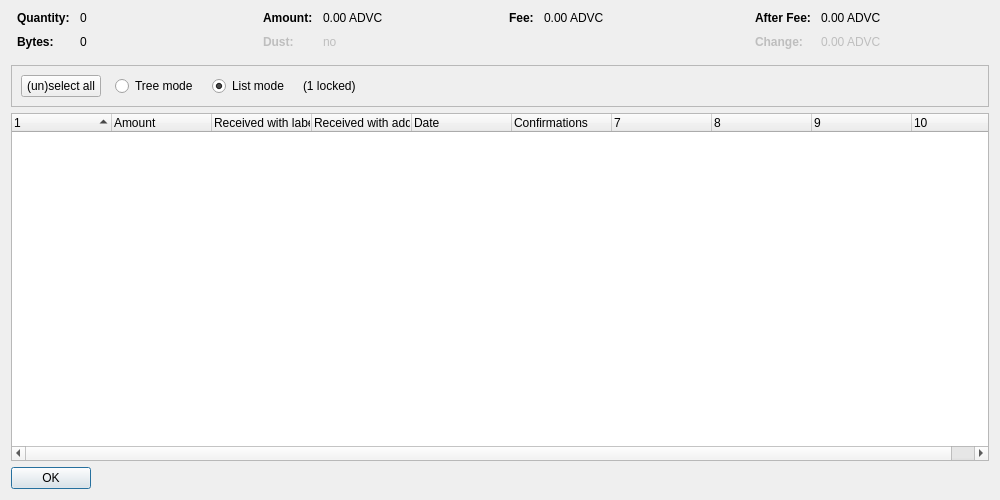
<?xml version="1.0" encoding="UTF-8"?>
<ui version="4.0">
 <class>CoinControlDialog</class>
 <widget class="QDialog" name="CoinControlDialog">
  <property name="geometry">
   <rect>
    <x>0</x>
    <y>0</y>
    <width>1000</width>
    <height>500</height>
   </rect>
  </property>
  <property name="windowTitle">
   <string>Coin Selection</string>
  </property>
  <layout class="QVBoxLayout" name="verticalLayout">
   <item>
    <layout class="QHBoxLayout" name="horizontalLayoutTop" stretch="0,0,0,0">
     <property name="topMargin">
      <number>0</number>
     </property>
     <property name="bottomMargin">
      <number>10</number>
     </property>
     <item>
      <layout class="QFormLayout" name="formLayoutCoinControl1">
       <property name="horizontalSpacing">
        <number>10</number>
       </property>
       <property name="verticalSpacing">
        <number>10</number>
       </property>
       <property name="leftMargin">
        <number>6</number>
       </property>
       <property name="rightMargin">
        <number>6</number>
       </property>
       <item row="0" column="0">
        <widget class="QLabel" name="labelCoinControlQuantityText">
         <property name="font">
          <font>
           <weight>75</weight>
           <bold>true</bold>
          </font>
         </property>
         <property name="text">
          <string>Quantity:</string>
         </property>
        </widget>
       </item>
       <item row="0" column="1">
        <widget class="QLabel" name="labelCoinControlQuantity">
         <property name="cursor">
          <cursorShape>IBeamCursor</cursorShape>
         </property>
         <property name="contextMenuPolicy">
          <enum>Qt::ActionsContextMenu</enum>
         </property>
         <property name="text">
          <string notr="true">0</string>
         </property>
         <property name="textInteractionFlags">
          <set>Qt::LinksAccessibleByMouse|Qt::TextSelectableByKeyboard|Qt::TextSelectableByMouse</set>
         </property>
        </widget>
       </item>
       <item row="1" column="0">
        <widget class="QLabel" name="labelCoinControlBytesText">
         <property name="font">
          <font>
           <weight>75</weight>
           <bold>true</bold>
          </font>
         </property>
         <property name="text">
          <string>Bytes:</string>
         </property>
        </widget>
       </item>
       <item row="1" column="1">
        <widget class="QLabel" name="labelCoinControlBytes">
         <property name="cursor">
          <cursorShape>IBeamCursor</cursorShape>
         </property>
         <property name="contextMenuPolicy">
          <enum>Qt::ActionsContextMenu</enum>
         </property>
         <property name="text">
          <string notr="true">0</string>
         </property>
         <property name="textInteractionFlags">
          <set>Qt::LinksAccessibleByMouse|Qt::TextSelectableByKeyboard|Qt::TextSelectableByMouse</set>
         </property>
        </widget>
       </item>
      </layout>
     </item>
     <item>
      <layout class="QFormLayout" name="formLayoutCoinControl2">
       <property name="horizontalSpacing">
        <number>10</number>
       </property>
       <property name="verticalSpacing">
        <number>10</number>
       </property>
       <property name="leftMargin">
        <number>6</number>
       </property>
       <property name="rightMargin">
        <number>6</number>
       </property>
       <item row="0" column="0">
        <widget class="QLabel" name="labelCoinControlAmountText">
         <property name="font">
          <font>
           <weight>75</weight>
           <bold>true</bold>
          </font>
         </property>
         <property name="text">
          <string>Amount:</string>
         </property>
        </widget>
       </item>
       <item row="0" column="1">
        <widget class="QLabel" name="labelCoinControlAmount">
         <property name="cursor">
          <cursorShape>IBeamCursor</cursorShape>
         </property>
         <property name="contextMenuPolicy">
          <enum>Qt::ActionsContextMenu</enum>
         </property>
         <property name="text">
          <string notr="true">0.00 ADVC</string>
         </property>
         <property name="textInteractionFlags">
          <set>Qt::LinksAccessibleByMouse|Qt::TextSelectableByKeyboard|Qt::TextSelectableByMouse</set>
         </property>
        </widget>
       </item>
       <item row="1" column="0">
        <widget class="QLabel" name="labelCoinControlLowOutputText">
         <property name="enabled">
          <bool>false</bool>
         </property>
         <property name="font">
          <font>
           <weight>75</weight>
           <bold>true</bold>
          </font>
         </property>
         <property name="text">
          <string>Dust:</string>
         </property>
        </widget>
       </item>
       <item row="1" column="1">
        <widget class="QLabel" name="labelCoinControlLowOutput">
         <property name="enabled">
          <bool>false</bool>
         </property>
         <property name="cursor">
          <cursorShape>IBeamCursor</cursorShape>
         </property>
         <property name="contextMenuPolicy">
          <enum>Qt::ActionsContextMenu</enum>
         </property>
         <property name="text">
          <string notr="true">no</string>
         </property>
         <property name="textInteractionFlags">
          <set>Qt::LinksAccessibleByMouse|Qt::TextSelectableByKeyboard|Qt::TextSelectableByMouse</set>
         </property>
        </widget>
       </item>
      </layout>
     </item>
     <item>
      <layout class="QFormLayout" name="formLayoutCoinControl3">
       <property name="horizontalSpacing">
        <number>10</number>
       </property>
       <property name="verticalSpacing">
        <number>10</number>
       </property>
       <property name="leftMargin">
        <number>6</number>
       </property>
       <property name="rightMargin">
        <number>6</number>
       </property>
       <item row="0" column="0">
        <widget class="QLabel" name="labelCoinControlFeeText">
         <property name="font">
          <font>
           <weight>75</weight>
           <bold>true</bold>
          </font>
         </property>
         <property name="text">
          <string>Fee:</string>
         </property>
        </widget>
       </item>
       <item row="0" column="1">
        <widget class="QLabel" name="labelCoinControlFee">
         <property name="cursor">
          <cursorShape>IBeamCursor</cursorShape>
         </property>
         <property name="contextMenuPolicy">
          <enum>Qt::ActionsContextMenu</enum>
         </property>
         <property name="text">
          <string notr="true">0.00 ADVC</string>
         </property>
         <property name="textInteractionFlags">
          <set>Qt::LinksAccessibleByMouse|Qt::TextSelectableByKeyboard|Qt::TextSelectableByMouse</set>
         </property>
        </widget>
       </item>
      </layout>
     </item>
     <item>
      <layout class="QFormLayout" name="formLayoutCoinControl4">
       <property name="horizontalSpacing">
        <number>10</number>
       </property>
       <property name="verticalSpacing">
        <number>10</number>
       </property>
       <property name="leftMargin">
        <number>6</number>
       </property>
       <property name="rightMargin">
        <number>6</number>
       </property>
       <item row="0" column="0">
        <widget class="QLabel" name="labelCoinControlAfterFeeText">
         <property name="font">
          <font>
           <weight>75</weight>
           <bold>true</bold>
          </font>
         </property>
         <property name="text">
          <string>After Fee:</string>
         </property>
        </widget>
       </item>
       <item row="0" column="1">
        <widget class="QLabel" name="labelCoinControlAfterFee">
         <property name="cursor">
          <cursorShape>IBeamCursor</cursorShape>
         </property>
         <property name="contextMenuPolicy">
          <enum>Qt::ActionsContextMenu</enum>
         </property>
         <property name="text">
          <string notr="true">0.00 ADVC</string>
         </property>
         <property name="textInteractionFlags">
          <set>Qt::LinksAccessibleByMouse|Qt::TextSelectableByKeyboard|Qt::TextSelectableByMouse</set>
         </property>
        </widget>
       </item>
       <item row="1" column="0">
        <widget class="QLabel" name="labelCoinControlChangeText">
         <property name="enabled">
          <bool>false</bool>
         </property>
         <property name="font">
          <font>
           <weight>75</weight>
           <bold>true</bold>
          </font>
         </property>
         <property name="text">
          <string>Change:</string>
         </property>
        </widget>
       </item>
       <item row="1" column="1">
        <widget class="QLabel" name="labelCoinControlChange">
         <property name="enabled">
          <bool>false</bool>
         </property>
         <property name="cursor">
          <cursorShape>IBeamCursor</cursorShape>
         </property>
         <property name="contextMenuPolicy">
          <enum>Qt::ActionsContextMenu</enum>
         </property>
         <property name="text">
          <string notr="true">0.00 ADVC</string>
         </property>
         <property name="textInteractionFlags">
          <set>Qt::LinksAccessibleByMouse|Qt::TextSelectableByKeyboard|Qt::TextSelectableByMouse</set>
         </property>
        </widget>
       </item>
      </layout>
     </item>
    </layout>
   </item>
   <item>
    <widget class="QFrame" name="frame">
     <property name="minimumSize">
      <size>
       <width>0</width>
       <height>40</height>
      </size>
     </property>
     <property name="frameShape">
      <enum>QFrame::StyledPanel</enum>
     </property>
     <property name="frameShadow">
      <enum>QFrame::Sunken</enum>
     </property>
     <layout class="QHBoxLayout" name="horizontalLayout">
      <item>
       <layout class="QHBoxLayout" name="horizontalLayoutPanel" stretch="0,0,0,0,0">
        <property name="spacing">
         <number>14</number>
        </property>
        <item>
         <widget class="QPushButton" name="pushButtonSelectAll">
          <property name="sizePolicy">
           <sizepolicy hsizetype="Maximum" vsizetype="Fixed">
            <horstretch>0</horstretch>
            <verstretch>0</verstretch>
           </sizepolicy>
          </property>
          <property name="text">
           <string>(un)select all</string>
          </property>
          <property name="autoDefault">
           <bool>false</bool>
          </property>
         </widget>
        </item>
        <item>
         <widget class="QRadioButton" name="radioTreeMode">
          <property name="sizePolicy">
           <sizepolicy hsizetype="Maximum" vsizetype="Fixed">
            <horstretch>0</horstretch>
            <verstretch>0</verstretch>
           </sizepolicy>
          </property>
          <property name="text">
           <string>Tree mode</string>
          </property>
         </widget>
        </item>
        <item>
         <widget class="QRadioButton" name="radioListMode">
          <property name="sizePolicy">
           <sizepolicy hsizetype="Maximum" vsizetype="Fixed">
            <horstretch>0</horstretch>
            <verstretch>0</verstretch>
           </sizepolicy>
          </property>
          <property name="text">
           <string>List mode</string>
          </property>
          <property name="checked">
           <bool>true</bool>
          </property>
         </widget>
        </item>
        <item>
         <widget class="QLabel" name="labelLocked">
          <property name="text">
           <string notr="true">(1 locked)</string>
          </property>
         </widget>
        </item>
        <item>
         <spacer name="horizontalSpacer">
          <property name="orientation">
           <enum>Qt::Horizontal</enum>
          </property>
          <property name="sizeHint" stdset="0">
           <size>
            <width>40</width>
            <height>20</height>
           </size>
          </property>
         </spacer>
        </item>
       </layout>
      </item>
     </layout>
    </widget>
   </item>
   <item>
    <widget class="CoinControlTreeWidget" name="treeWidget">
     <property name="contextMenuPolicy">
      <enum>Qt::CustomContextMenu</enum>
     </property>
     <property name="sortingEnabled">
      <bool>false</bool>
     </property>
     <property name="columnCount">
      <number>10</number>
     </property>
     <attribute name="headerShowSortIndicator" stdset="0">
      <bool>true</bool>
     </attribute>
     <attribute name="headerStretchLastSection">
      <bool>false</bool>
     </attribute>
     <column>
      <property name="text">
       <string/>
      </property>
     </column>
     <column>
      <property name="text">
       <string>Amount</string>
      </property>
     </column>
     <column>
      <property name="text">
       <string>Received with label</string>
      </property>
     </column>
     <column>
      <property name="text">
       <string>Received with address</string>
      </property>
     </column>
     <column>
      <property name="text">
       <string>Date</string>
      </property>
     </column>
     <column>
      <property name="text">
       <string>Confirmations</string>
      </property>
      <property name="toolTip">
       <string>Confirmed</string>
      </property>
     </column>
     <column>
      <property name="text">
       <string/>
      </property>
     </column>
     <column>
      <property name="text">
       <string/>
      </property>
     </column>
     <column>
      <property name="text">
       <string/>
      </property>
     </column>
     <column>
      <property name="text">
       <string/>
      </property>
     </column>
    </widget>
   </item>
   <item>
    <widget class="QDialogButtonBox" name="buttonBox">
     <property name="sizePolicy">
      <sizepolicy hsizetype="Maximum" vsizetype="Fixed">
       <horstretch>0</horstretch>
       <verstretch>0</verstretch>
      </sizepolicy>
     </property>
     <property name="orientation">
      <enum>Qt::Horizontal</enum>
     </property>
     <property name="standardButtons">
      <set>QDialogButtonBox::Ok</set>
     </property>
    </widget>
   </item>
  </layout>
 </widget>
 <customwidgets>
  <customwidget>
   <class>CoinControlTreeWidget</class>
   <extends>QTreeWidget</extends>
   <header>qt/coincontroltreewidget.h</header>
  </customwidget>
 </customwidgets>
 <resources/>
 <connections/>
</ui>
